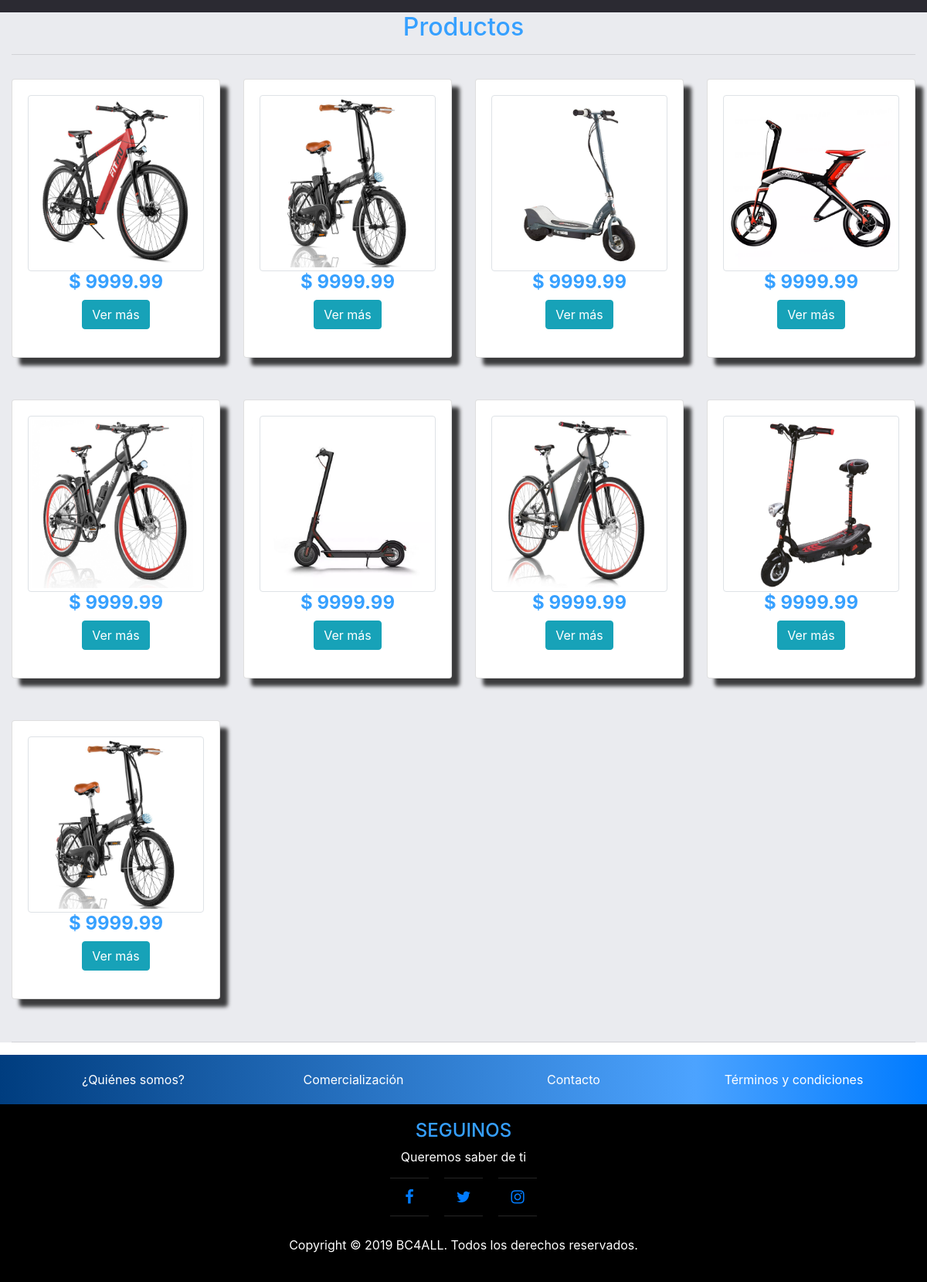
Before: / (lower part) with the older database file.
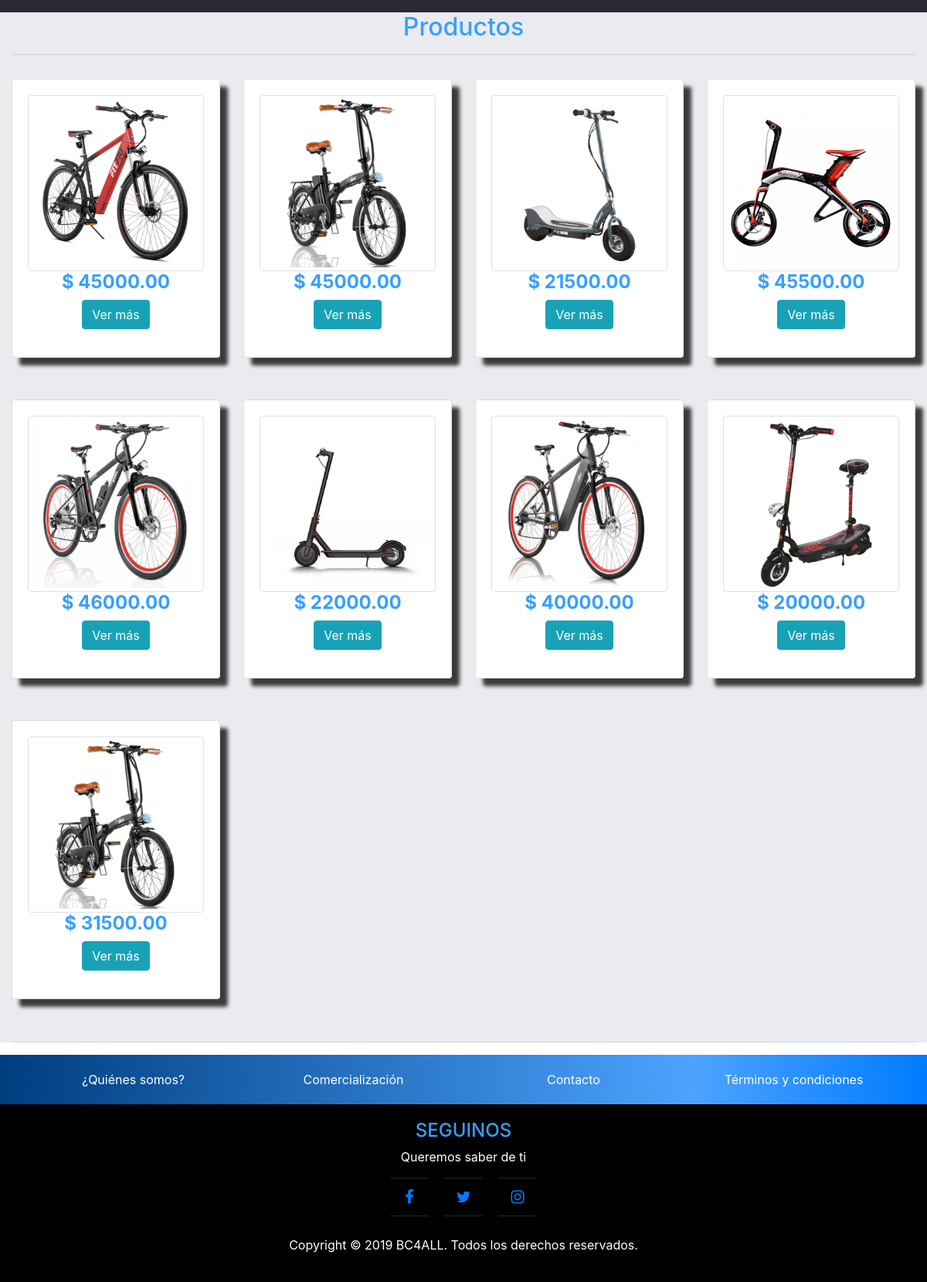
After: the same page with the newer database file.
### tables this page shows
CREATE TABLE IF NOT EXISTS productos(
	id_producto INTEGER (10) UNSIGNED NOT NULL AUTO_INCREMENT,
	marca VARCHAR (50) NOT NULL,
	modelo VARCHAR (50) NOT NULL,
	descripcion VARCHAR (200) NOT NULL,
	id_categoria INTEGER (10) NOT NULL,
	precio_costo DOUBLE (10,2) NOT NULL,
	precio_venta DOUBLE (10,2) NOT NULL,
	stock INTEGER (10) NOT NULL DEFAULT 0,
	stock_min INTEGER (10) NOT NULL DEFAULT 0,
	imagen VARCHAR (500),
	eliminado VARCHAR (2),
	PRIMARY KEY (id_producto)
);

### application/controllers/Welcome.php (called while the page is built, shortened)
<?php
class Welcome extends CI_Controller {
	public function __construct()
	{
		$this->load->model('producto_model');
        $this->load->library('cart');
	}
	public function index()
 	{
		$dat = array('productos' => $this->producto_model->get_productos());
		$data = array('titulo' => 'BC4ALL');
 		$this->load->view('front/head_view',$data);
 		$this->load->view('front/navbar_view');
 		$this->load->view('principal', $dat);
 		$this->load->view('front/footer_view');
 		$this->load->view('front/modal');
 	}
}

### index.php (called while the page is built, shortened)
<?php
require_once BASEPATH.'core/CodeIgniter.php';

### application/models/producto_model.php (called while the page is built, shortened)
<?php
class Producto_model extends CI_Model{
    function get_productos()
    {
        $query = $this->db->get_where('productos', array('eliminado' => 'NO'));
        if($query->num_rows()>0) {
            return $query;
        } else {
            return FALSE;
        }
    }
}

### application/views/principal.php (the view, shortened to what this page needs)
<body>
<main id="main">
	<section class="mt-4 bg">
		<?php if (!$productos) { ?>
			<div class="container">
				<div class="well">
					<h1>No hay Productos disponibles</h1>
				</div>
			</div>
			<?php } else { ?>
			<div class="container-fluid">
				<h2 class="text-center">Productos</h2>
				<hr>
				<div class="row text-center">
					<?php foreach($productos->result() as $row){ ?>
						<div class="col-md-6 col-lg-4 col-xl-3 mb-4">
							<div class="card">
								<img src="<?php echo base_url($row->imagen); ?>" alt="" class="img-responsive img-thumbnail">
								<div class="caption">
									<h4><b>$ <?php echo trim($row->precio_venta); ?></b></h4>
									<p>
										<a href="<?php echo base_url("verDetalle/$row->id_producto"); ?>" class='btn btn-info'>Ver más</a>
									</p>
								</div>
							</div>
						</div>
					<?php } ?>
				</div>
				<hr>
			</div>
		<?php } ?>
	</section>
</main>

### application/views/front/head_view.php (shortened to what this page needs)
<!doctype html>
<html lang="en">
<head>
	<metahttp-equiv="X-UA-Compatible"content="IE=edge">
	<link rel="stylesheet" type="text/css" href="<?php echo base_url('assets/css/principal.css');?>">
	<link href="<?php echo base_url('assets/css/bootstrap.css');?>" rel="stylesheet">
	<link href="<?php echo base_url('assets/font-awesome/css/font-awesome.min.css'); ?>" rel="stylesheet">
</head>

### application/views/front/footer_view.php (shortened to what this page needs)
<footer>
  <div class="footer-nav">
    <div class="container">
      <div id="rowFooter" class="row">
        <div class="col-12 col-md">
          <a href="<?php echo base_url('quienessomos');?>">¿Quiénes somos?</a>
        </div>
        <div class="col-12 col-md">
          <a href="<?php echo base_url('comercializacion');?>">Comercialización</a>
        </div>
        <div class="col-12 col-md">
          <a href="<?php echo base_url('contacto');?>">Contacto</a>
        </div>
        <div class="col-12 col-md">
          <a href="<?php echo base_url('terminosycondiciones');?>">Términos y condiciones</a>
        </div>
      </div>
    </div>
  </div>
  <div class="footer-bottom">
    <div class="container-fluid">
      <div class="row">
        <div class="col text-align-center">
            <h4>SEGUINOS</h4>
            <p>Queremos saber de ti</p>
            <br>
        </div>
      </div>
      <div class="row">
        <ul>
          <li>
            <a href="http://www.facebook.com" target="_blank">
              <span></span>
              <span></span>
              <i class="fa fa-facebook"></i>
            </a>
          </li>
          <li>
            <a href="http://www.twitter.com" target="_blank">
              <span></span>
              <span></span>
              <i class="fa fa-twitter"></i>
            </a>
          </li>
          <li>
            <a href="http://www.instagram.com" target="_blank">
              <span></span>
              <span></span>
              <i class="fa fa-instagram"></i>
            </a>
          </li>
        </ul>
      </div>
      <div class="row">
        <div class="col mt-auto">
          <p>Copyright © 2019 BC4ALL. Todos los derechos reservados.</p>
        </div>
      </div>
    </div>
  </div>
</footer>
</body>
</html>

### assets/css/principal.css (style rules this page uses)
body { padding-top: 60.8px; }
.bg { background: #EAEBEF; }
#main { background-color: rgba(3, 2, 11, 0.84); }
.card { border: 1px solid gray; border-radius: 10px; margin-top: 15px; margin-bottom: 15px; padding: 20px; background: white; display: flex; align-items: center; justify-content: space-between; -webkit-box-shadow: 10px 10px 5px 0px rgba(0, 0, 0, 0.75); -moz-box-shadow: 10px 10px 5px 0px rgba(0, 0, 0, 0.75); box-shadow: 10px 10px 5px 0px rgba(0, 0, 0, 0.75); }
.footer-nav { background: linear-gradient(90deg, #003D7F 0, #4CA3FF 75%, #007bff); padding: 20px 0px; }
.footer-nav a { color: white; }
#rowFooter { text-align: center; }
.footer-bottom { text-align: center; background: black; color: white; padding-top: 20px; padding-bottom: 20px; }
.footer-bottom ul { position: relative; top: 50%; left: 50%; transform: translate(-50%, -50%); margin: 0; padding: 0; display: flex; }
.footer-bottom ul li { list-style: none; }
.footer-bottom ul li a { display: block; position: relative; width: 50px; height: 50px; line-height: 50px; font-size: 20px; text-align: center; text-decoration: none; margin: 0 10px; transition: .5s; }
.footer-bottom ul li a span { position: absolute; transition: transform .5s; }
.footer-bottom ul li a span:nth-child(1), .footer-bottom ul li a span:nth-child(3) { width: 100%; height: 1px; background: #262626; }
.footer-bottom ul li a span:nth-child(1) { top: 0; left: 0; transform-origin: right; }
.footer-bottom ul li a span:nth-child(3) { bottom: 0; left: 0; transform-origin: left; }
#contacto h1, h2, h3, h4, h5, h6 { color: #36A0FF; }

Changed rows visible on the page:
changed productos (number 1 of 9 on the later page): precio_venta "9999.99" → "45000.00"
changed productos (number 2 of 9 on the later page): precio_venta "9999.99" → "45000.00"
changed productos (number 3 of 9 on the later page): precio_venta "9999.99" → "21500.00"
changed productos (number 4 of 9 on the later page): precio_venta "9999.99" → "45500.00"
changed productos (number 5 of 9 on the later page): precio_venta "9999.99" → "46000.00"
changed productos (number 6 of 9 on the later page): precio_venta "9999.99" → "22000.00"
changed productos (number 7 of 9 on the later page): precio_venta "9999.99" → "40000.00"
changed productos (number 8 of 9 on the later page): precio_venta "9999.99" → "20000.00"
changed productos (number 9 of 9 on the later page): precio_venta "9999.99" → "31500.00"
